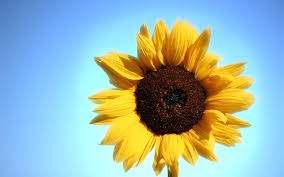
#> input picture sun.jpg, 284 x 177 px
$ python crop_rotate_detect.py
#> lines starting #> are read from the running program, lines starting #| are printed output that depends on the picture; after the words box and inside, x2 and y2 are one past the last pixel; in counts of white or black regions, pixels touching at a corner belong together
import cv2

img = cv2.imread('sun.jpg')
#> img is the input picture: shape (177, 284, 3); mean B, G, R 176.2, 182.8, 154.6

print(img.shape[0:2])
#| (177, 284)
startRow = int(177*.15)
startCol = int(284*.15)
endRow = int(177*.85)
endCol = int(284*.85)
croppedImmage = img[startRow:endRow, startCol:endCol]
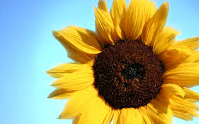
#> croppedImmage: shape (124, 199, 3); mean B, G, R 117.5, 165.9, 164.5

cv2.imshow('Original Immage', img)
cv2.imshow('Cropped Image', croppedImmage)

cv2.waitKey(0)

print(croppedImmage.shape[0:2])
#| (124, 199)
rotationMatrix = cv2.getRotationMatrix2D((242/2, 124/2), 60, 1)
rotatedImage = cv2.warpAffine(croppedImmage, rotationMatrix, (284,177))
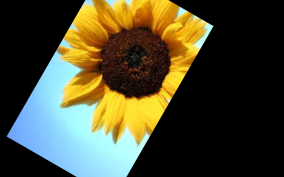
#> rotatedImage: shape (177, 284, 3); mean B, G, R 49.1, 72.8, 74

cv2.imshow('Rotated Image', rotatedImage)

cv2.waitKey(0)

edge_img = cv2.Canny(img,100,200)
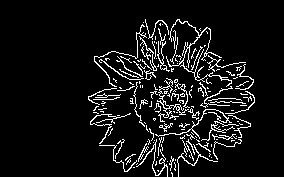
#> edge_img: shape (177, 284); 7.8% white in thin lines or dots, all inside (x1, y1, x2, y2) = (88, 19, 255, 177)

cv2.imshow('Detected Edges', edge_img)

cv2.waitKey(0)

$ run again, with Finger.png saved as sun.jpg
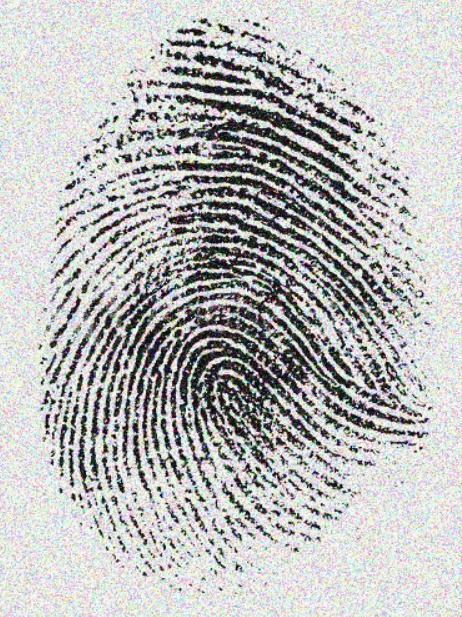
#> input picture Finger.png, 462 x 617 px
#> img is the input picture: shape (617, 462, 3); mean B, G, R 185.3, 186.1, 185.5
#| (617, 462)
#| (124, 199)
#> `rotatedImage = cv2.warpAffine(croppedImmage, rotationMatrix, (284,177))`:
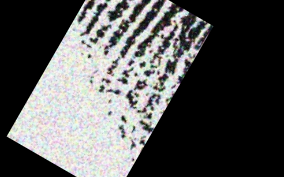
#> rotatedImage: shape (177, 284, 3); mean B, G, R 85, 85.4, 85.1
#> `edge_img = cv2.Canny(img,100,200)`:
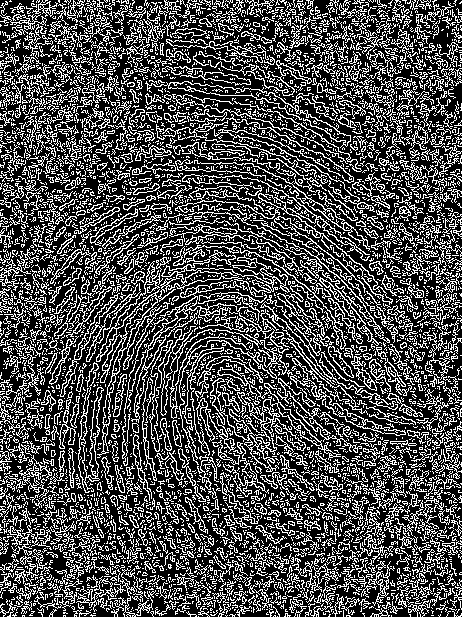
#> edge_img: shape (617, 462); 30.4% white in thin lines or dots
